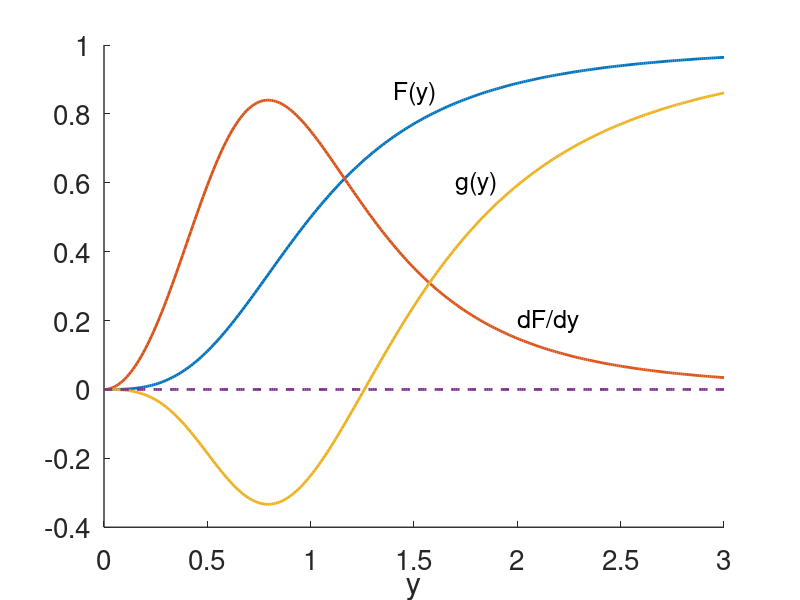

Recreate this plot in MATLAB.
%  -------------------------------------------------------------------
%
%  Mackey-Glass stability plot.
%
%   For Chapter 14, Section 14.6 of
%   Keener and Sneyd, Mathematical Physiology, 3rd Edition, Springer.
%
%   Written by James Keener and James Sneyd.
%
%  -------------------------------------------------------------------

clearvars
close all
clc

set(0,                           ...
   'defaultaxesfontsize', 20,   ...
   'defaultaxeslinewidth', 1.0, ...
   'defaultlinelinewidth', 2.0);
y = [0:.01:3];
n=3;

F = y.^n./(1+y.^n);
Fp = n*y.^(n-1)./((1+y.^n).^2);
g = F-y.*Fp;

figure(1)
plot(y,F,y,Fp,y,g,y,zeros(1,length(y)),'--')
xlabel('y')
text(1.4,.86,'F(y)','fontsize',18)
text(2,.2,'dF/dy','fontsize',18)
text(1.7,.6,'g(y)','fontsize',18)

box off
